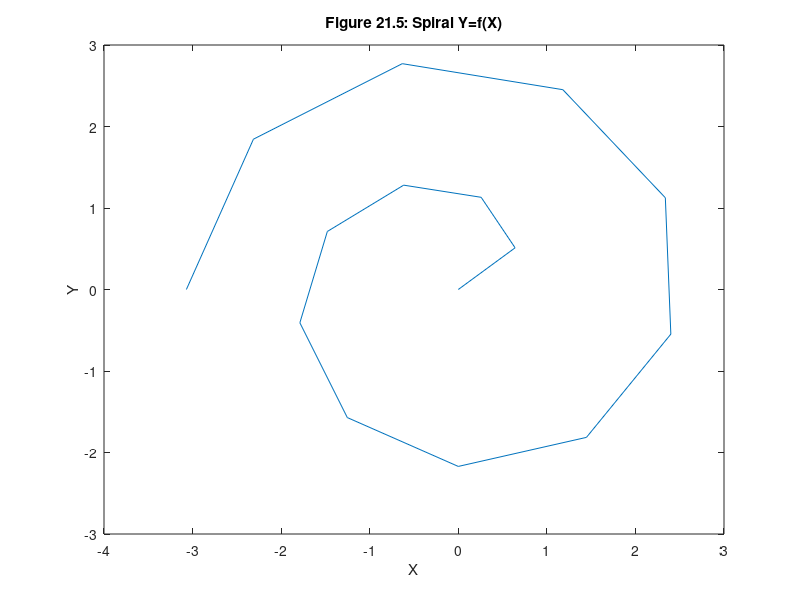

The MATLAB source for this figure:
% mm2105.m

t = linspace(0,3*pi,15);
x = sqrt(t).*cos(t);
y = sqrt(t).*sin(t);

plot(x,y)
xlabel('X')
ylabel('Y')
title('Figure 21.5: Spiral Y=f(X)')
